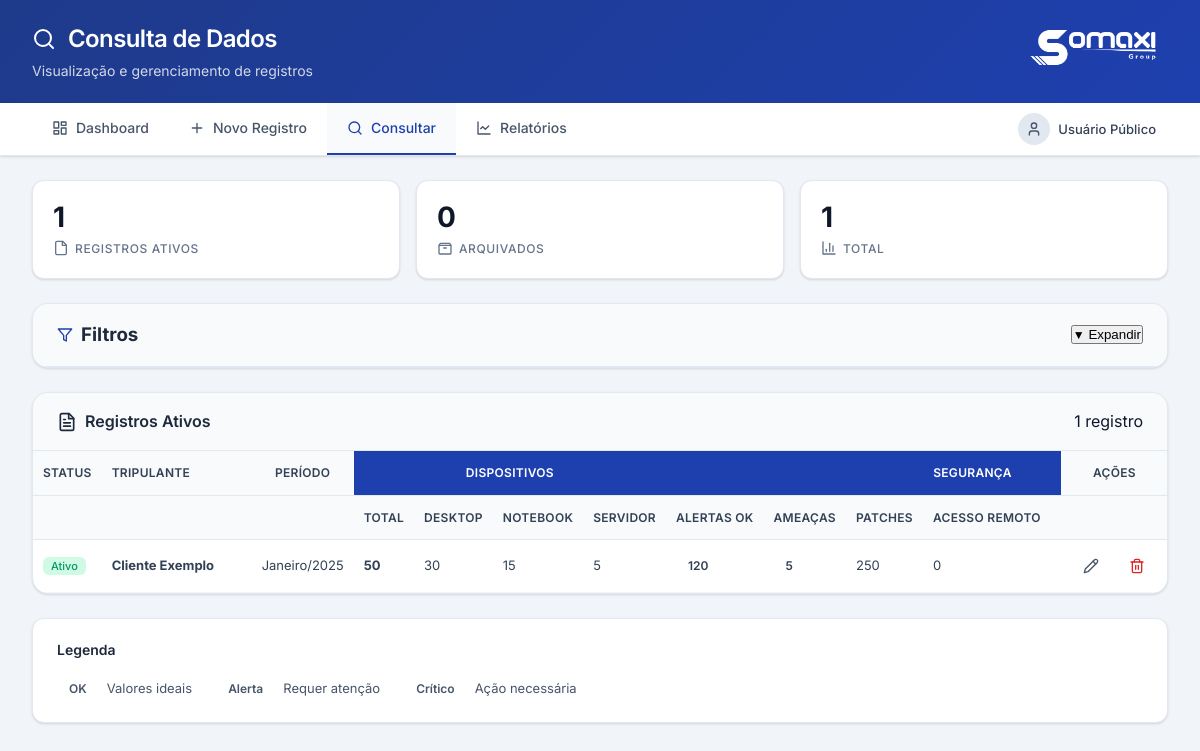
/consulta.php, run on the app's committed database.
### tables this page shows
CREATE TABLE IF NOT EXISTS `tabela_dados_tsi` (
  `id` INT AUTO_INCREMENT PRIMARY KEY,
  `tripulante` VARCHAR(255) NOT NULL COMMENT 'Nome do cliente',
  `mes` VARCHAR(20) NOT NULL COMMENT 'Mês do relatório',
  `ano` INT NOT NULL COMMENT 'Ano do relatório',

   
  `pontuacao_integridade` INT DEFAULT 0 COMMENT 'Pontuação de integridade (0-100)',
  `monitoramento_proativo` INT DEFAULT 0 COMMENT 'Score de monitoramento proativo',
  `disponibilidade_servidor` INT DEFAULT 0 COMMENT 'Disponibilidade do servidor (%)',
  `falha_logon` INT DEFAULT 0 COMMENT 'Número de falhas de logon',

   
  `cobertura_antivirus` INT DEFAULT 0 COMMENT 'Cobertura de antivírus (%)',
  `cobertura_atualizacao_patches` INT DEFAULT 0 COMMENT 'Cobertura de patches (%)',
  `cobertura_web_protection` INT DEFAULT 0 COMMENT 'Cobertura web protection (%)',

   
  `total_dispositivos` INT DEFAULT 0 COMMENT 'Total de dispositivos monitorados',
  `tipo_desktop` INT DEFAULT 0 COMMENT 'Número de desktops',
  `tipo_notebook` INT DEFAULT 0 COMMENT 'Número de notebooks',
  `tipo_servidor` INT DEFAULT 0 COMMENT 'Número de servidores',

   
  `alertas_resolvidos` INT DEFAULT 0 COMMENT 'Número de alertas resolvidos',
  `ameacas_detectadas` INT DEFAULT 0 COMMENT 'Número de ameaças detectadas',
  `patches_instalados` INT DEFAULT 0 COMMENT 'Número de patches instalados',
  `acessos_remotos` INT DEFAULT 0 COMMENT 'Número de acessos remotos',

   
  `web_protection_filtradas_bloqueadas` INT DEFAULT 0 COMMENT 'Páginas filtradas/bloqueadas',
  `web_protection_mal_intencionadas_bloqueadas` INT DEFAULT 0 COMMENT 'Páginas mal-intencionadas bloqueadas',

   
  `bkp_completo` INT DEFAULT 0 COMMENT 'Backups completos',
  `bkp_com_erro` INT DEFAULT 0 COMMENT 'Backups com erro',
  `bkp_com_falha` INT DEFAULT 0 COMMENT 'Backups com falha',

   
  `num_chamados_abertos` INT DEFAULT 0 COMMENT 'Número de chamados abertos',
  `num_chamados_fechados` INT DEFAULT 0 COMMENT 'Número de chamados fechados',

   
  `status` VARCHAR(20) DEFAULT 'ativo' COMMENT 'Status: ativo ou arquivado',
  `created_at` TIMESTAMP DEFAULT CURRENT_TIMESTAMP,
  `updated_at` TIMESTAMP DEFAULT CURRENT_TIMESTAMP ON UPDATE CURRENT_TIMESTAMP,

   
  INDEX idx_tripulante (`tripulante`),
  INDEX idx_ano_mes (`ano`, `mes`),
  INDEX idx_status (`status`),
  INDEX idx_created_at (`created_at`),
  UNIQUE KEY unique_registro (`tripulante`, `mes`, `ano`)
);

### consulta.php (the view, shortened to what the rows shown need)
<?php
require_once 'includes/db.php';
$coluna_status_existe = false;
try {
    $stmt_check = $pdo->query("SHOW COLUMNS FROM tabela_dados_tsi LIKE 'status'");
    $coluna_status_existe = $stmt_check->rowCount() > 0;
} catch (Exception $e) {
    $coluna_status_existe = false;
}
$filtro_status = isset($_GET['status']) ? trim($_GET['status']) : 'ativo';
$sql = "SELECT * FROM tabela_dados_tsi WHERE 1=1";
$params = [];
if ($coluna_status_existe) {
    if ($filtro_status === 'ativo') {
        $sql .= " AND (status IS NULL OR status = 'ativo')";
    } elseif ($filtro_status === 'arquivado') {
        $sql .= " AND status = 'arquivado'";
    }
}
$sql .= " ORDER BY created_at DESC";
$registros = [];
try {
    $stmt = $pdo->prepare($sql);
    $stmt->execute($params);
    $registros = $stmt->fetchAll(PDO::FETCH_ASSOC);
} catch (Exception $e) {
    $mensagem_sucesso = "Erro na consulta: " . $e->getMessage();
    $registros = [];
}
?>
<!DOCTYPE html>
<html lang="pt-BR">
<head>
    <link rel="stylesheet" href="css/app.css">
</head>
<body>
    <header class="app-header">
        <div class="header-content">
            <div class="header-brand">
                <div class="brand-content">
                    <h1 class="header-title">
                        <svg class="icon icon-lg" viewBox="0 0 24 24"><circle cx="11" cy="11" r="8"/><path d="m21 21-4.35-4.35"/></svg>
                        Consulta de Dados
                    </h1>
                </div>
            </div>
        </div>
    </header>
    <main class="main-content">
        <section class="card">
            <?php if (count($registros) > 0): ?>
                <div class="table-container">
                    <table class="data-table">
                        <thead>
                            <tr>
                                <?php if ($coluna_status_existe): ?>
                                <th>Status</th>
                                <?php endif; ?>
                                <th class="col-tripulante">Tripulante</th>
                                <th>Período</th>
                                <th class="group-header" colspan="4">DISPOSITIVOS</th>
                                <th class="group-header" colspan="6">SEGURANÇA</th>
                                <th class="col-actions">Ações</th>
                            </tr>
                            <tr>
                                <?php if ($coluna_status_existe): ?>
                                <th></th>
                                <?php endif; ?>
                                <th class="col-tripulante"></th>
                                <th></th>
                                <th>Total</th>
                                <th>Desktop</th>
                                <th>Notebook</th>
                                <th>Servidor</th>
                                <th>Alertas OK</th>
                                <th>Ameaças</th>
                                <th>Patches</th>
                                <th>Acesso Remoto</th>
                                <th>Integridade %</th>
                                <th class="col-actions"></th>
                            </tr>
                        </thead>
                        <tbody>
                            <?php foreach ($registros as $registro): ?>
                            <tr class="<?php echo ($coluna_status_existe && $registro['status'] === 'arquivado') ? 'archived' : ''; ?>">
                                <?php if ($coluna_status_existe): ?>
                                <td>
                                    <?php if (isset($registro['status']) && $registro['status'] === 'arquivado'): ?>
                                        <span class="status-archived">Arquivado</span>
                                    <?php else: ?>
                                        <span class="status-active">Ativo</span>
                                    <?php endif; ?>
                                </td>
                                <?php endif; ?>
                                <td class="col-tripulante">
                                    <strong><?php echo htmlspecialchars($registro['tripulante'] ?? ''); ?></strong>
                                </td>
                                <td>
                                    <?php echo htmlspecialchars($registro['mes'] ?? ''); ?>/<?php echo htmlspecialchars($registro['ano'] ?? ''); ?>
                                </td>
                                <td><strong><?php echo htmlspecialchars($registro['total_dispositivos'] ?? 0); ?></strong></td>
                                <td><?php echo htmlspecialchars($registro['tipo_desktop'] ?? 0); ?></td>
                                <td><?php echo htmlspecialchars($registro['tipo_notebook'] ?? 0); ?></td>
                                <td><?php echo htmlspecialchars($registro['tipo_servidor'] ?? 0); ?></td>
                                <td>
                                    <span class="status-badge status-high">
                                        <?php echo htmlspecialchars($registro['alertas_resolvidos'] ?? 0); ?>
                                    </span>
                                </td>
                                <td>
                                    <span class="status-badge <?php
                                        $ameacas = $registro['ameacas_detectadas'] ?? 0;
                                        if ($ameacas == 0) echo 'status-high';
                                        elseif ($ameacas <= 5) echo 'status-medium';
                                        else echo 'status-low';
                                    ?>">
                                        <?php echo htmlspecialchars($ameacas); ?>
                                    </span>
                                </td>
                                <td><?php echo htmlspecialchars($registro['patches_instalados'] ?? 0); ?></td>
                                <td><?php echo htmlspecialchars($registro['acessos_remotos'] ?? 0); ?></td>
                                <td>
                                    <span class="status-badge <?php
                                        $integridade = $registro['pontuacao_integridade'] ?? 0;
                                        if ($integridade >= 90) echo 'status-high';
                                        elseif ($integridade >= 70) echo 'status-medium';
                                        else echo 'status-low';
                                    ?>">
                                    </span>
                                </td>
                                <td class="col-actions">
                                    <div style="display: flex; gap: 0.375rem; justify-content: center;">
                                        <a href="editar.php?id=<?php echo $registro['id']; ?>" class="btn btn-ghost btn-sm" title="Editar">
                                            <svg class="icon icon-sm" viewBox="0 0 24 24"><path d="M17 3a2.85 2.83 0 1 1 4 4L7.5 20.5 2 22l1.5-5.5Z"/><path d="m15 5 4 4"/></svg>
                                        </a>
                                        <a href="deletar.php?id=<?php echo $registro['id']; ?>"
                                           class="btn btn-ghost btn-sm" style="color: var(--danger);"
                                           title="Excluir"
                                           onclick="return confirm('ATENÇÃO: Esta ação irá excluir permanentemente o registro.\n\nTripulante: <?php echo htmlspecialchars($registro['tripulante'] ?? ''); ?>\nPeríodo: <?php echo htmlspecialchars($registro['mes'] ?? ''); ?>/<?php echo htmlspecialchars($registro['ano'] ?? ''); ?>\n\nDeseja continuar?')">
                                            <svg class="icon icon-sm" viewBox="0 0 24 24"><path d="M3 6h18"/><path d="M19 6v14c0 1-1 2-2 2H7c-1 0-2-1-2-2V6"/><path d="M8 6V4c0-1 1-2 2-2h4c1 0 2 1 2 2v2"/><line x1="10" y1="11" x2="10" y2="17"/><line x1="14" y1="11" x2="14" y2="17"/></svg>
                                        </a>
                                    </div>
                                </td>
                            </tr>
                            <?php endforeach; ?>
                        </tbody>
                    </table>
                </div>
            <?php endif; ?>
        </section>
    </main>
</body>
</html>

### data on the page
tabela_dados_tsi: status "Ativo", tripulante "Cliente Exemplo", mes "Janeiro", ano "2025", total_dispositivos "50", tipo_desktop "30", tipo_notebook "15", tipo_servidor "5", alertas_resolvidos "120", ameacas_detectadas "5", patches_instalados "250", acessos_remotos "0"

### other printed values
$username "Usuário Público"
$stats['ativos'] "1"
$stats['arquivados'] "0"
$stats['total'] "1"
count($registros) "1"
